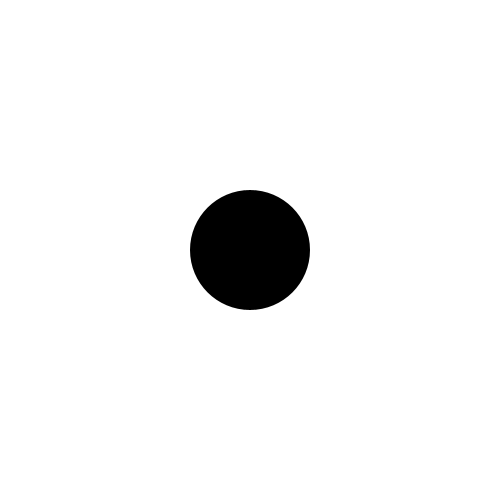
Frame 1 (no input)
Frame 60 (the mouse pressed at the canvas centre just before this capture): identical to frame 1, image omitted
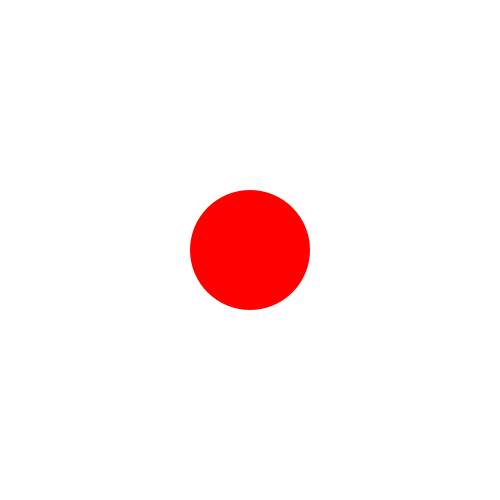
Frame 120 (the mouse held since frame 60 and released just before this capture)

The Processing sketch that drew these frames (run headless with seeded random() and noise(); from frame 60 on, the mouse is pressed at the canvas centre):

// Processing sketch: processing_158090
// ── processing_158090.pde

int TIME = 2000;
int currentTime;
boolean bRed;

void setup() {
  size(500,500);
  smooth();
  noStroke();
}

void draw() {
  background(255);
  
  if (bRed) {
    fill(255, 0, 0);
  } else {
    fill(0);
  }
  
  ellipse(width/2, height/2, 120, 120);  
  
  if (millis() - currentTime > TIME) {                
    currentTime = millis();
    bRed = !bRed;
  }
  
}
